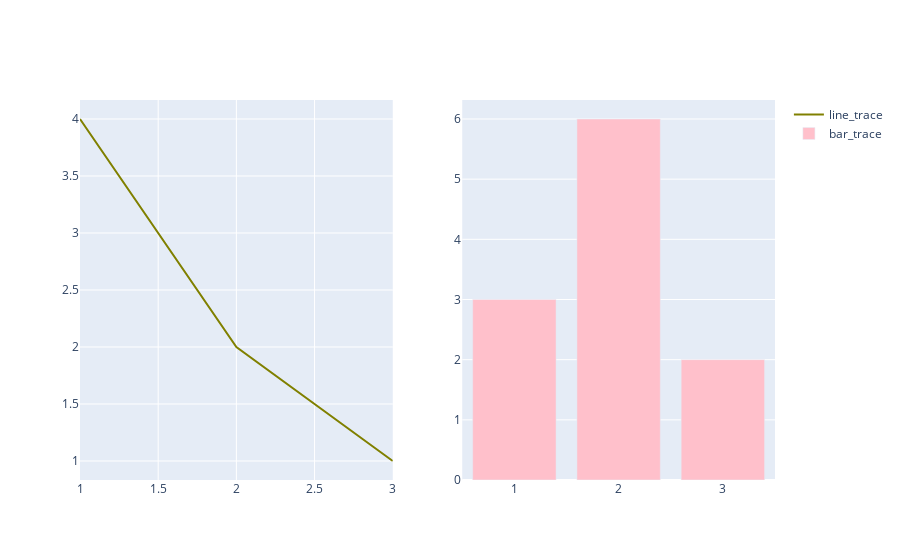

Notebook code for this chart:
### Code cell
# после создания трейсов их свойства можно модифицировать 
# при помощи методов update_traces и for_each_trace
fig = make_subplots(rows=1, cols=2)
fig.add_scatter(
    x=[1, 2, 3],
    y=[4, 2, 1],
    mode="lines",
    row=1,
    col=1,
    name="line_trace"
)
fig.add_bar(
    x=[1, 2, 3],
    y=[3, 6, 2],
    row=1,
    col=2,
    name="bar_trace"
)
fig.update_traces(
    line_color='olive',
    selector={
        "type": "scatter"
    }
)
fig.update_traces(
    marker_color='pink',
    row=1,
    col=2
)

fig.show()

### Figure 1 — Plotly figure (JSON) as saved in the notebook; plotly's stock layout.template omitted (floating-point values rounded to 4 significant figures)
{"data": [{"line": {"color": "olive"}, "mode": "lines", "name": "line_trace", "type": "scatter", "x": [1, 2, 3], "xaxis": "x", "y": [4, 2, 1], "yaxis": "y"}, {"marker": {"color": "pink"}, "name": "bar_trace", "type": "bar", "x": [1, 2, 3], "xaxis": "x2", "y": [3, 6, 2], "yaxis": "y2"}], "layout": {"xaxis": {"anchor": "y", "domain": [0, 0.45]}, "xaxis2": {"anchor": "y2", "domain": [0.55, 1]}, "yaxis": {"anchor": "x", "domain": [0, 1]}, "yaxis2": {"anchor": "x2", "domain": [0, 1]}}}
